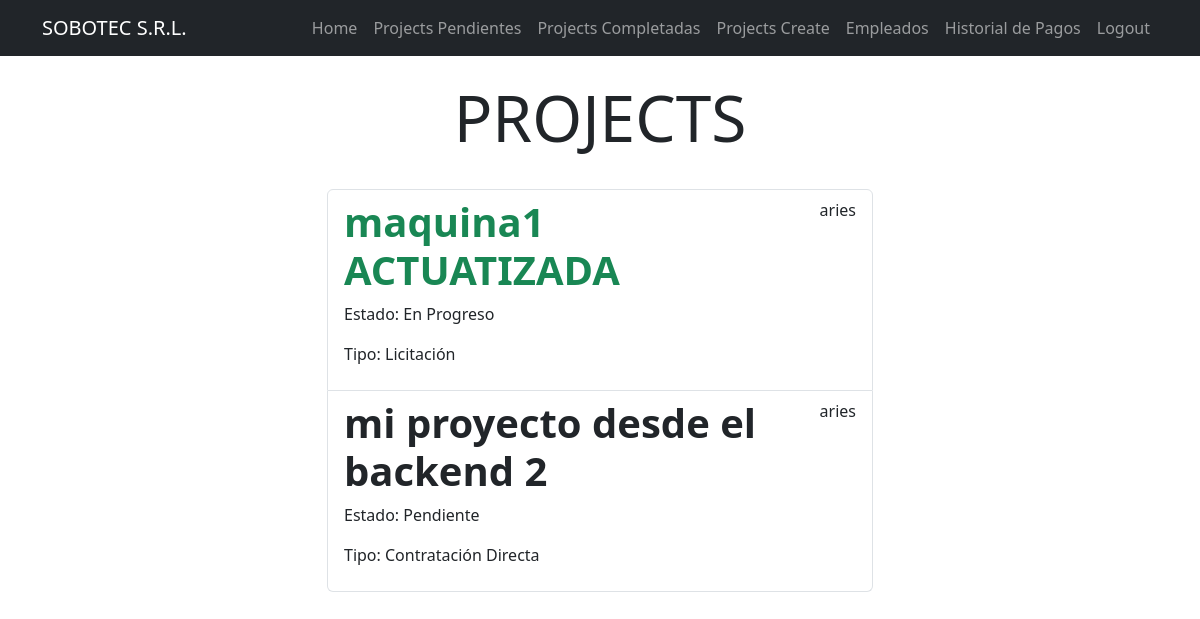
Page /projects/ (signed in) on the earlier database version.
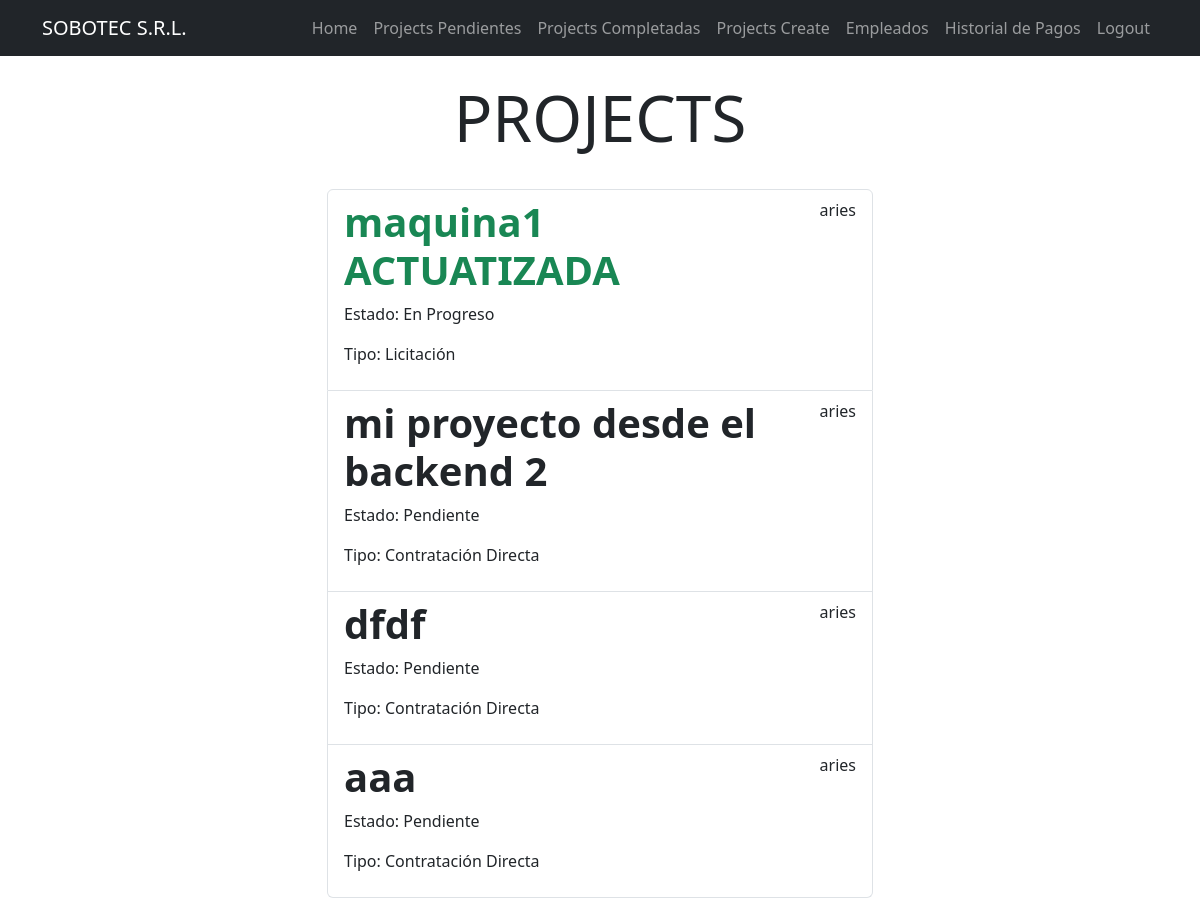
Same page on the later database version.
### projects/models.py (models this page shows, shortened)
class Project(models.Model):
    PROJECT_STATUS_CHOICES = [
        ('pendiente', 'Pendiente'),         # Pendiente
        ('en_progreso', 'En Progreso'), # En Proceso
        ('completado', 'Completado'),     # Terminado
    ]
    PROJECT_TYPE_CHOICES = [
        ('licitacion', 'Licitación'),            # Licitación
        ('contratacion_directa', 'Contratación Directa'),  # Contratación directa
    ]
    code = models.CharField(max_length=20, unique=True, verbose_name="Proyecto Codigo")
    name = models.CharField(max_length=200, unique=True, verbose_name="Proyecto Nombre")
    description = models.TextField(blank=True, verbose_name="Proyecto Descripcion")
    start_date = models.DateField(verbose_name="Fecha Inicio Proyecto")
    end_date = models.DateField(null=True, blank=True, verbose_name="Fecha Final Proyecto")
    project_status = models.CharField(max_length=20, choices=PROJECT_STATUS_CHOICES, default='pendiente', verbose_name="Proyecto Estado")
    project_type = models.CharField(max_length=30, choices=PROJECT_TYPE_CHOICES, default='contratacion_directa', verbose_name="Proyecto Tipo")
    photo_signed_contract = models.ImageField(upload_to="contrato_firmado",null = True, blank= True, verbose_name="Contrato Firmado")
    photo_proposed_contract = models.ImageField(upload_to="contrato_propueso",null = True, blank= True, verbose_name="Contrato Propuesto")
    created =models.DateTimeField(auto_now_add=True)
    user = models.ForeignKey(User, on_delete=models.CASCADE)# Empleado que herede de user

### projects/views.py (the view)
# urls.py: path('projects/', views.projects, name='projects'),
@login_required
def projects(request):
    projects = Project.objects.filter(user= request.user, project_status__in =['pendiente', 'en_progreso'])
    return render(request, 'projects.html', {
        'projects': projects
    })

### projects/templates/projects.html (shortened to what this page needs)
{% extends 'base.html' %}
{% block content %}
<main class="container">
    <div class="row">
        <div class="col-md-6 offset-md-3">
            <h1 class="text-center display-3 py-4"> PROJECTS</h1>
            <ul class="list-group">
                {% for project in projects %}
                <a class="list-group-item" href="{% url 'project_detail' project.id %}">
                    <header class="d-flex justify-content-between">
                        {% if project.project_status == 'pendiente' %}
                        <h1 class="fw-bold">{{project.name}}</h1>
                        {% elif project.project_status == 'en_progreso' %}
                            <h1 class="fw-bold text-success">{{project.name}}</h1>
                        {% else %}
                            <h1 class="fw-bold text-success">{{project.name}}</h1>
                        {% endif %}
                        <p>{{project.user.username}}</p>
                    </header>
                    <p>Estado: {{project.get_project_status_display}}</p>
                    <p>Tipo: {{project.get_project_type_display }}</p>
                </a>
                {% endfor %}
            </ul>
        </div>
    </div>
</main>
{% endblock %}

Differences in the rows shown:
added Project: name "dfdf", user.username "aries", project_status "Pendiente", project_type "Contratación Directa"
added Project: name "aaa", user.username "aries", project_status "Pendiente", project_type "Contratación Directa"
